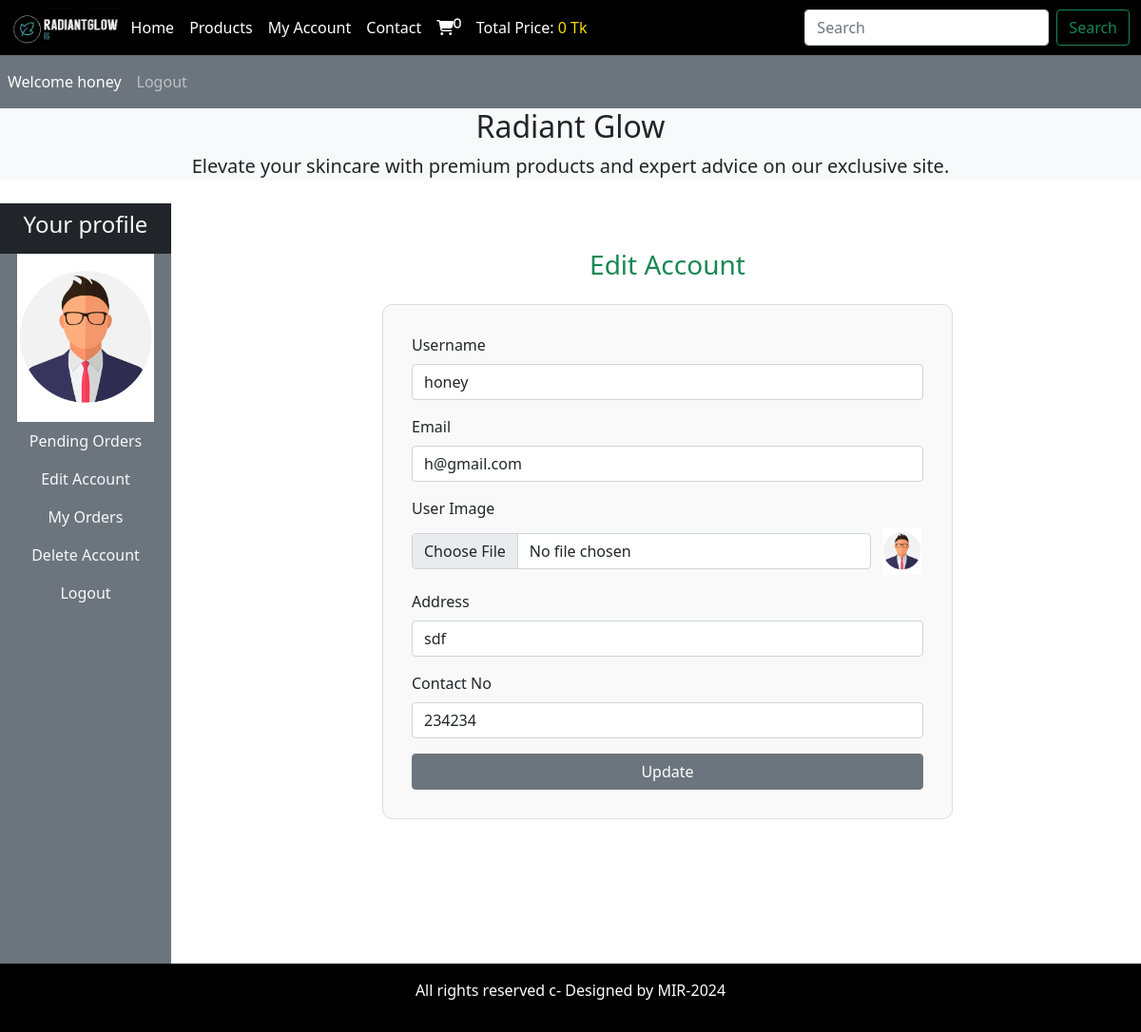
/users_area/profile.php?edit_account (signed in), run on the app's committed database.
### tables this page shows
CREATE TABLE `user_table` (
  `user_id` int(11) NOT NULL,
  `username` varchar(100) NOT NULL,
  `user_email` varchar(100) NOT NULL,
  `user_password` varchar(255) NOT NULL,
  `user_image` varchar(255) NOT NULL,
  `user_ip` varchar(100) NOT NULL,
  `user_address` varchar(255) NOT NULL,
  `user_mobile` int(20) NOT NULL
);

### users_area/edit_account.php (the view, shortened to what this page needs)
<?php
if(isset($_GET['edit_account'])){
    $username = $_SESSION['username'];
    $select_query = "SELECT * FROM `user_table` WHERE username='$username'";
    $result_query = mysqli_query($con, $select_query);
    if($result_query && $row_fetch = mysqli_fetch_assoc($result_query)) {
        $username = $row_fetch['username'];
        $user_email = $row_fetch['user_email'];
        $user_address = $row_fetch['user_address'];
        $user_mobile = $row_fetch['user_mobile'];
        $user_image = $row_fetch['user_image'];
    }
}
?>
<!DOCTYPE html>
<html lang="en">
<head>
    <link href="https://cdn.jsdelivr.net/npm/bootstrap@5.0.2/dist/css/bootstrap.min.css" rel="stylesheet">
</head>
<body>
    <div class="container mt-5 mb-5">
        <h3 class="text-center text-success my-4">Edit Account</h3>
        <div class="form-container">
            <form action="" method="post" enctype="multipart/form-data">
                <div class="mb-3">
                    <label for="user_username" class="form-label text-start d-block">Username</label>
                    <input type="text" class="form-control" value="<?php echo $username ?>" name="user_username" required>
                </div>
                <div class="mb-3">
                    <label for="user_email" class="form-label text-start d-block">Email</label>
                    <input type="email" class="form-control" value="<?php echo $user_email ?>" name="user_email" required>
                </div>
                <div class="mb-3">
                    <label for="user_image" class="form-label text-start d-block">User Image</label>
                    <div class="d-flex align-items-center">
                        <input type="file" class="form-control" name="user_image">
                        <img src="./user_images/<?php echo $user_image ?>" alt="User Image" class="edit_image">
                    </div>
                </div>
                <div class="mb-3">
                    <label for="user_address" class="form-label text-start d-block">Address</label>
                    <input type="text" class="form-control" value="<?php echo $user_address ?>" name="user_address" required>
                </div>
                <div class="mb-3">
                    <label for="user_mobile" class="form-label text-start d-block">Contact No</label>
                    <input type="text" class="form-control" value="<?php echo $user_mobile ?>" name="user_mobile" required>
                </div>
                <div class="d-grid">
                    <input type="submit" value="Update" class="btn btn-secondary" name="user_update">
                </div>
            </form>
        </div>
    </div>
</body>
</html>

### users_area/profile.php (shortened to what this page needs)
<?php
include("../functions/common_function.php");
?>
<!DOCTYPE html>
<html lang="en">
<head>
    <link rel="stylesheet" href="../style.css">
    <link href="https://cdn.jsdelivr.net/npm/bootstrap@5.0.2/dist/css/bootstrap.min.css" rel="stylesheet">
    <link rel="stylesheet" href="https://cdnjs.cloudflare.com/ajax/libs/font-awesome/6.5.2/css/all.min.css" />
</head>
<body>
    <div class="container-fluid p-0 ">
        <nav class="navbar navbar-expand-lg navbar-light custom_bg-black">
            <div class="container-fluid">
                <img id="logo-image" src="../images/logopic.png" alt="">
                <div class="collapse navbar-collapse" id="navbarSupportedContent">
                    <ul class="navbar-nav me-auto mb-2 mb-lg-0">
                        <li class="nav-item">
                            <a class="nav-link active text-white" aria-current="page" href="../index.php">Home</a>
                        </li>
                        <li class="nav-item">
                            <a class="nav-link text-white" href="../display_all.php">Products</a>
                        </li>
                        <li class="nav-item">
                            <a class="nav-link text-white" href="./profile.php">My Account</a>
                        </li>
                        <li class="nav-item">
                            <a class="nav-link text-white" href="#">Contact</a>
                        </li>
                        <li class="nav-item">
                            <a class="nav-link text-white" href="../cart.php"><i class="fa-solid fa-cart-shopping"><sup><?php cart_item();?></sup></i></a>
                        </li>
                        <li class="nav-item">
                            <a class="nav-link text-white" href="#">Total Price: <span class="golden-value"><?php total_cart_price()?> Tk</span></a>
                        </li>
                    </ul>
                    <form class="d-flex" action="../search_product.php" method="get">
                        <input class="form-control me-2" type="search" placeholder="Search" aria-label="Search" name='search_data'>
                        <input type="submit"  value="Search" class='btn btn-outline-success' name='search_data_product'>
                    </form>
                </div>
            </div>
        </nav>
        <nav class="navbar navbar-expand-lg navbar-dark bg-secondary">
            <ul class="navbar-nav me-auto">
            <?php
                if(!isset($_SESSION['username'])){
                    echo " <li class='nav-item'>
                    <a class='nav-link text-white' href='#'> Welcome Guest </a>
                    </li>";
                }else{
                        echo " <li class='nav-item'>
                        <a class='nav-link text-white' href='#'> Welcome ".$_SESSION['username']. " </a>
                        </li>";
                }
                if(!isset($_SESSION['username'])){
                    echo " <li class='nav-item'>
                    <a class='nav-link' href='./users_area/user_login.php'> Login </a>
                    </li>";
                }else{
                        echo " <li class='nav-item'>
                        <a class='nav-link' href='./logout.php'> Logout </a>
                        </li>";
                }
                ?>
            </ul>
        </nav>
        <div class='bg-light w-100 mx-auto'>
            <h2 class="text-center">Radiant Glow</h2>
            <p class="text-center fs-5">Elevate your skincare with premium products and expert advice on our exclusive site.</p>
        </div>
<div class="row mt-4">
            <div class="col-md-2 ">
                <ul class="navbar-nav bg-secondary text-center" style="height:100vh">
                    <li class="nav-item bg-dark">
                        <a class="nav-link text-light" href="#">
                            <h4>Your profile</h4>
                        </a>
                    </li>
<?php
$username= $_SESSION['username'];
$user_image= "select * from `user_table` where username='$username'";
$result_image=mysqli_query($con, $user_image);
$row_image=mysqli_fetch_array($result_image);
$user_image=$row_image['user_image'];
echo "<li class='nav-item'>
        <img src='./user_images/$user_image' class='profile_img' alt='profile_img'>
     </li>";
?>
                    <li class="nav-item ">
                        <a class="nav-link text-light" href="profile.php">Pending Orders</a>
                    </li>
                    <li class="nav-item ">
                        <a class="nav-link text-light" href="profile.php?edit_account">Edit Account</a>
                    </li>
                    <li class="nav-item ">
                        <a class="nav-link text-light" href="profile.php?my_orders">My Orders</a>
                    </li>
                    <li class="nav-item ">
                        <a class="nav-link text-light" href="profile.php?delete_account">Delete Account</a>
                    </li>
                    <li class="nav-item ">
                        <a class="nav-link text-light" href="logout.php">Logout</a>
                    </li>
                </ul>
            </div>
            <div class="col-md-10 text-center" >
                <?php
                        if(isset($_GET['edit_account'])){
                            include('edit_account.php');
                        }
                ?>
            </div>
        </div>
        <?php
        include("../includes/footer.php");
        ?>
    </div>
</body>
</html>

### style.css (style rules this page uses)
* { margin: 0; padding: 0; box-sizing: border-box; }
.custom_bg-black { background-color:black ; }
#logo-image { width: 10%; }

### users_area/profile.php (style rules this page uses)
.golden-value { color: #f5dd05; }
body { overflow-x:hidden; }
.profile_img { width:80%; margin: auto; display: block; object-fit: contain; }
.edit_image { width:100px; height:100px; object-fit: contain; }

### users_area/edit_account.php (style rules this page uses)
.edit_image { width: 50px; height: 50px; object-fit: contain; margin-left: 10px; }
.form-container { max-width: 600px; margin: 0 auto; padding: 30px; border: 1px solid #ddd; border-radius: 10px; background-color: #f9f9f9; }

### data on the page
user_table: user_image (picture), user_username "honey", user_email "h@gmail.com", user_address "sdf", user_mobile "234234"

### other printed values
$count_cart_items "0"
$total_price "0"
$_SESSION['username'] "honey"
